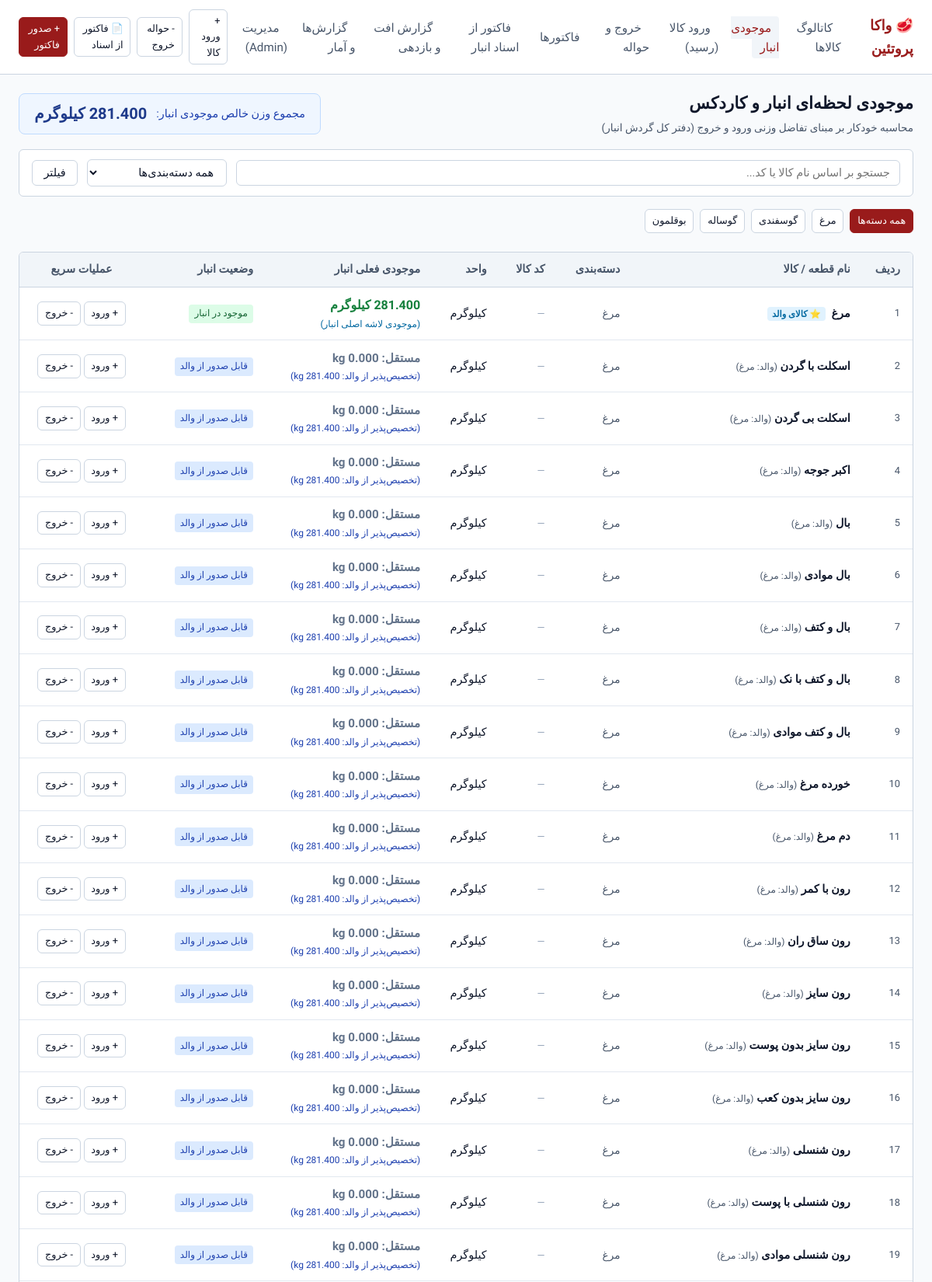
Screenshot of /inventory/ (upper part) with the database file from the repository.
### products/models.py (models this page shows, shortened)
class Category(models.Model):
    name = models.CharField(max_length=64, unique=True, verbose_name="نام دسته‌بندی")
    slug = models.SlugField(
        max_length=64,
        unique=True,
        allow_unicode=True,
        verbose_name="شناسه یکتا (اسلاگ)"
    )
    display_order = models.PositiveIntegerField(default=0, verbose_name="ترتیب نمایش")
    is_active = models.BooleanField(default=True, verbose_name="فعال")
    class Meta:
        verbose_name = "دسته‌بندی"
        verbose_name_plural = "دسته‌بندی‌ها"
        ordering = ['display_order', 'id']

class Product(models.Model):
    UNIT_CHOICES = [
        ('kg', 'کیلوگرم'),
        ('pack', 'بسته'),
        ('piece', 'عدد'),
    ]
    name = models.CharField(max_length=128, verbose_name="نام کالا")
    code = models.CharField(
        max_length=32,
        unique=True,
        null=True,
        blank=True,
        verbose_name="کد کالا (اختیاری)"
    )
    category = models.ForeignKey(
        Category,
        on_delete=models.PROTECT,
        related_name='products',
        verbose_name="دسته‌بندی"
    )
    unit = models.CharField(
        max_length=16,
        choices=UNIT_CHOICES,
        default='kg',
        verbose_name="واحد سنجش"
    )
    price_per_unit_rial = models.PositiveBigIntegerField(
        null=True,
        blank=True,
        verbose_name="قیمت پایه واحد به ریال (اختیاری)"
    )
    is_active = models.BooleanField(default=True, verbose_name="وضعیت فعال")
    description = models.TextField(blank=True, verbose_name="توضیحات قطعه")
    parent = models.ForeignKey(
        'self',
        on_delete=models.SET_NULL,
        null=True,
        blank=True,
        related_name='child_products',
        verbose_name="کالای والد (دسته‌بندی اصلی)"
    )
    is_parent = models.BooleanField(
        default=False,
        verbose_name="کالای والد است"
    )
    created_at = models.DateTimeField(auto_now_add=True, verbose_name="تاریخ ایجاد")
    updated_at = models.DateTimeField(auto_now=True, verbose_name="تاریخ ویرایش")
    class Meta:
        verbose_name = "کالا"
        verbose_name_plural = "کالاها"
        ordering = ['category', 'name']
    def get_parent(self):
        if self.is_parent:
            return self
        if self.parent_id is not None:
            if self.parent == self:
                return self
            visited = {self.id}
            curr = self.parent
            while curr is not None:
                if curr.is_parent:
                    return curr
                if curr.id in visited or curr.id == curr.parent_id:
                    break
                visited.add(curr.id)
                curr = curr.parent
            return None

### sales/views.py (the view, shortened to what this page needs)
# urls.py: path('inventory/', views.inventory_overview_view, name='inventory_overview'),
def inventory_overview_view(request):
    category_slug = request.GET.get('category', '').strip()
    query = request.GET.get('q', '').strip()
    products = Product.objects.select_related('category', 'parent').filter(is_active=True)
    if category_slug:
        products = products.filter(category__slug=category_slug)
    products = products.order_by('category__display_order', 'category__id', '-is_parent', 'name', 'id')
    stock_items = []
    total_inventory_weight = Decimal('0.000')
    for p in products:
        bal = get_product_stock_balance(p)
        avail = get_product_available_stock(p)
        stock_items.append({
            'product': p,
            'balance_kg': bal,
            'available_kg': avail,
        })
        total_inventory_weight += bal
    recent_movements = StockMovement.objects.select_related('product', 'operator').order_by('-timestamp')[:25]
    categories = Category.objects.filter(is_active=True).order_by('display_order', 'id')
    context = {
        'stock_items': stock_items,
        'total_inventory_weight': total_inventory_weight,
        'recent_movements': recent_movements,
        'categories': categories,
        'selected_category': category_slug,
        'query': query,
    }
    return render(request, 'sales/inventory.html', context)

### sales/date_utils.py (called while the page is built)
def get_tehran_tz():
    try:
        from django.conf import settings
        if settings.configured:
            return zoneinfo.ZoneInfo(getattr(settings, 'TIME_ZONE', 'Asia/Tehran'))
    except Exception:
        pass
    return zoneinfo.ZoneInfo('Asia/Tehran')

def to_persian_digits(value: Union[str, int, float]) -> str:
    if value is None:
        return ''
    return str(value).translate(PERSIAN_DIGITS_TABLE)

def to_jalali_datetime(value: Optional[datetime], fmt: str = '%Y/%m/%d - %H:%M', persian_digits: bool = True) -> str:
    if not value:
        return ''
    tz = get_tehran_tz()
    if timezone.is_aware(value):
        value = timezone.localtime(value, tz)
    else:
        value = value.replace(tzinfo=tz)
    j_dt = jdatetime.datetime.fromgregorian(datetime=value)
    formatted = j_dt.strftime(fmt)
    return to_persian_digits(formatted) if persian_digits else formatted

### sales/services.py (called while the page is built)
def get_product_independent_stock(product: Product) -> Decimal:
    if not product:
        return Decimal('0.000')
    if product.is_parent:
        return get_parent_stock_balance(product)
    in_sum = StockMovement.objects.filter(
        product=product,
        direction=StockMovementDirection.IN
    ).aggregate(total=Sum('net_weight_kg'))['total'] or Decimal('0.000')
    out_sum = StockMovement.objects.filter(
        product=product,
        direction=StockMovementDirection.OUT
    ).exclude(
        remarks__startswith=PARENT_FALLBACK_PREFIX
    ).aggregate(total=Sum('net_weight_kg'))['total'] or Decimal('0.000')
    return in_sum - out_sum

def get_parent_stock_balance(parent_product: Product) -> Decimal:
    if not parent_product:
        return Decimal('0.000')
    canonical_parent = parent_product.get_parent() or parent_product
    in_sum = StockMovement.objects.filter(
        product=canonical_parent,
        direction=StockMovementDirection.IN
    ).aggregate(total=Sum('net_weight_kg'))['total'] or Decimal('0.000')
    out_sum = StockMovement.objects.filter(
        direction=StockMovementDirection.OUT
    ).filter(
        Q(product=canonical_parent) | Q(parent_product=canonical_parent, remarks__startswith=PARENT_FALLBACK_PREFIX)
    ).aggregate(total=Sum('net_weight_kg'))['total'] or Decimal('0.000')
    return in_sum - out_sum

def get_product_stock_balance(product: Product) -> Decimal:
    if not product:
        return Decimal('0.000')
    return get_product_independent_stock(product)

### templates/sales/inventory.html (shortened to what this page needs)
{% extends "base.html" %}
{% load jalali_tags %}
{% block content %}
<div style="margin-bottom: 1.5rem;">
    <div style="display: flex; justify-content: space-between; align-items: center; margin-bottom: 1rem; flex-wrap: wrap; gap: 1rem;">
        <div>
            <h1 style="font-size: 1.35rem; font-weight: 700; color: var(--text-main);">موجودی لحظه‌ای انبار و کاردکس</h1>
            <p style="font-size: 0.85rem; color: var(--text-muted); margin-top: 0.2rem;">
                محاسبه خودکار بر مبنای تفاضل وزنی ورود و خروج (دفتر کل گردش انبار)
            </p>
        </div>
        <div style="background: #eff6ff; border: 1px solid #bfdbfe; border-radius: 8px; padding: 0.6rem 1.2rem; display: flex; align-items: center; gap: 0.75rem;">
            <span style="font-size: 0.9rem; color: #1e40af;">مجموع وزن خالص موجودی انبار:</span>
            <strong style="font-size: 1.25rem; color: #1e3a8a;" class="tabular-nums">{{ total_inventory_weight|floatformat:3 }} کیلوگرم</strong>
        </div>
    </div>
    <div style="background-color: var(--bg-surface); border: 1px solid var(--border-color); border-radius: 6px; padding: 0.75rem 1rem; margin-bottom: 1rem;">
        <form method="GET" action="{% url 'inventory_overview' %}" style="display: flex; gap: 0.75rem; align-items: center; flex-wrap: wrap;">
            <div style="flex: 1; min-width: 240px;">
                <input type="text" name="q" value="{{ query }}" placeholder="جستجو بر اساس نام کالا یا کد..." class="form-input" style="padding: 0.45rem 0.75rem;">
            </div>
            <div style="min-width: 180px;">
                <select name="category" class="form-select" style="padding: 0.45rem 0.75rem;">
                    <option value="">همه دسته‌بندی‌ها</option>
                </select>
            </div>
            <button type="submit" class="btn btn-secondary">فیلتر</button>
        </form>
    </div>
    <div style="display: flex; gap: 0.5rem; overflow-x: auto; padding-bottom: 0.5rem; margin-bottom: 1rem;">
        <a href="{% url 'inventory_overview' %}{% if query %}?q={{ query }}{% endif %}"
           class="btn btn-sm {% if not selected_category %}btn-primary{% else %}btn-secondary{% endif %}">
            همه دسته‌ها
        </a>
        {% for cat in categories %}
        <a href="{% url 'inventory_overview' %}?category={{ cat.slug }}{% if query %}&q={{ query }}{% endif %}"
           class="btn btn-sm {% if selected_category == cat.slug %}btn-primary{% else %}btn-secondary{% endif %}">
            {{ cat.name }}
        </a>
        {% endfor %}
    </div>
    <div class="table-responsive" style="margin-bottom: 2rem;">
        <table class="data-table">
            <thead>
                <tr>
                    <th style="width: 45px;">ردیف</th>
                    <th>نام قطعه / کالا</th>
                    <th>دسته‌بندی</th>
                    <th>کد کالا</th>
                    <th>واحد</th>
                    <th>موجودی فعلی انبار</th>
                    <th>وضعیت انبار</th>
                    <th style="text-align: center; width: 160px;">عملیات سریع</th>
                </tr>
            </thead>
            <tbody>
                {% for item in stock_items %}
                <tr>
                    <td class="tabular-nums" style="color: var(--text-muted); font-size: 0.8rem;">
                        {{ forloop.counter }}
                    </td>
                    <td>
                        <strong>{{ item.product.name }}</strong>
                        {% if item.product.is_parent %}
                        <span style="background: #e0f2fe; color: #0369a1; font-size: 0.72rem; padding: 2px 6px; border-radius: 4px; margin-right: 4px; font-weight: 600;">⭐ کالای والد</span>
                        {% elif item.product.parent %}
                        <span style="color: var(--text-muted); font-size: 0.75rem;">(والد: {{ item.product.parent.name }})</span>
                        {% endif %}
                    </td>
                    <td>
                        <span style="font-size: 0.85rem; color: var(--text-muted);">{{ item.product.category.name }}</span>
                    </td>
                    <td class="tabular-nums">
                        {% if item.product.code %}
                        <span style="background: var(--tag-bg); padding: 2px 6px; border-radius: 4px; font-size: 0.8rem;">{{ item.product.code }}</span>
                        {% else %}
                        <span style="color: #94a3b8; font-size: 0.8rem;">—</span>
                        {% endif %}
                    </td>
                    <td>{{ item.product.get_unit_display }}</td>
                    <td class="tabular-nums">
                        {% if item.product.is_parent %}
                        <strong style="font-size: 1rem; color: {% if item.balance_kg > 0 %}#15803d{% else %}#64748b{% endif %};">
                            {{ item.balance_kg|floatformat:3 }} کیلوگرم
                        </strong>
                        <div style="font-size: 0.75rem; color: #0369a1; margin-top: 2px;">
                            (موجودی لاشه اصلی انبار)
                        </div>
                        {% else %}
                        <div style="font-size: 0.95rem; font-weight: 700; color: {% if item.balance_kg > 0 %}#15803d{% else %}#64748b{% endif %};">
                            مستقل: {{ item.balance_kg|floatformat:3 }} kg
                        </div>
                        {% if item.available_kg > item.balance_kg %}
                        <div style="font-size: 0.75rem; color: #1e40af; margin-top: 2px;">
                            (تخصیص‌پذیر از والد: {{ item.available_kg|floatformat:3 }} kg)
                        </div>
                        {% else %}
                        <div style="font-size: 0.75rem; color: #94a3b8; margin-top: 2px;">
                            (سهمیه مازاد والد: ۰)
                        </div>
                        {% endif %}
                        {% endif %}
                    </td>
                    <td>
                        {% if item.balance_kg > 0 %}
                        <span class="status-badge status-active">موجود در انبار</span>
                        {% elif item.available_kg > 0 %}
                        <span class="status-badge" style="background-color: #dbeafe; color: #1e40af;">قابل صدور از والد</span>
                        {% else %}
                        <span class="status-badge status-inactive">عدم موجودی (صفر)</span>
                        {% endif %}
                    </td>
                    <td style="text-align: center; white-space: nowrap;">
                        <a href="{% url 'receipt_create' %}?product={{ item.product.pk }}" class="btn btn-secondary btn-sm" title="ثبت ورود برای این کالا">
                            + ورود
                        </a>
                        <a href="{% url 'issue_create' %}?product={{ item.product.pk }}" class="btn btn-secondary btn-sm" title="ثبت حواله خروج">
                            - خروج
                        </a>
                    </td>
                </tr>
                {% empty %}
                <tr>
                    <td colspan="8" style="text-align: center; padding: 2rem; color: var(--text-muted);">
                        کالایی یافت نشد.
                    </td>
                </tr>
                {% endfor %}
            </tbody>
        </table>
    </div>
</div>
{% endblock %}

### templates/base.html (style rules this page uses)
:root { --bg-canvas: #f8fafc; --bg-surface: #ffffff; --border-color: #cbd5e1; --border-subtle: #e2e8f0; --text-main: #0f172a; --text-muted: #475569; --primary: #991b1b; --primary-hover: #7f1d1d; --success: #15803d; --danger: #b91c1c; --tag-bg: #f1f5f9; }
* { box-sizing: border-box; margin: 0; padding: 0; font-family: 'Vazirmatn', -apple-system, BlinkMacSystemFont, 'Segoe UI', Roboto, sans-serif; }
body { background-color: var(--bg-canvas); color: var(--text-main); line-height: 1.6; min-height: 100vh; display: flex; flex-direction: column; }
.btn { display: inline-flex; align-items: center; justify-content: center; padding: 0.45rem 0.9rem; font-size: 0.9rem; font-weight: 500; border-radius: 6px; border: 1px solid transparent; cursor: pointer; text-decoration: none; transition: background-color 0.15s, border-color 0.15s; }
.btn-primary { background-color: var(--primary); color: #ffffff; border-color: var(--primary); }
.btn-secondary { background-color: var(--bg-surface); color: var(--text-main); border-color: var(--border-color); }
.btn-sm { padding: 0.25rem 0.55rem; font-size: 0.8rem; }
.table-responsive { overflow-x: auto; border: 1px solid var(--border-color); border-radius: 6px; background-color: var(--bg-surface); }
table.data-table { width: 100%; border-collapse: collapse; font-size: 0.9rem; text-align: right; }
table.data-table th { background-color: #f1f5f9; color: var(--text-muted); font-weight: 600; padding: 0.65rem 1rem; border-bottom: 1px solid var(--border-color); white-space: nowrap; }
table.data-table td { padding: 0.65rem 1rem; border-bottom: 1px solid var(--border-subtle); vertical-align: middle; }
.tabular-nums { font-variant-numeric: tabular-nums; font-family: inherit; }
.status-badge { display: inline-block; padding: 0.15rem 0.45rem; border-radius: 4px; font-size: 0.75rem; font-weight: 500; }
.status-active { background-color: #dcfce7; color: #166534; }
.form-input, .form-select, .form-textarea { width: 100%; padding: 0.5rem 0.75rem; font-size: 0.9rem; border: 1px solid var(--border-color); border-radius: 6px; background-color: var(--bg-surface); color: var(--text-main); outline: none; transition: border-color 0.15s; }

### rows the page displays
Category: name "مرغ"
Category: name "گوسفندی"
Category: name "گوساله"
Category: name "بوقلمون"
Product: product.name "مرغ", is_parent "⭐ کالای والد", product.category.name "مرغ", product.unit "کیلوگرم", balance_kg "281.400", shows "موجود در انبار"
Product: product.name "اسکلت با گردن", product.parent.name "مرغ", product.category.name "مرغ", product.unit "کیلوگرم", available_kg "281.400", shows "قابل صدور از والد"
Product: product.name "اسکلت بی گردن", product.parent.name "مرغ", product.category.name "مرغ", product.unit "کیلوگرم", available_kg "281.400", shows "قابل صدور از والد"
Product: product.name "اکبر جوجه", product.parent.name "مرغ", product.category.name "مرغ", product.unit "کیلوگرم", available_kg "281.400", shows "قابل صدور از والد"
Product: product.name "بال", product.parent.name "مرغ", product.category.name "مرغ", product.unit "کیلوگرم", available_kg "281.400", shows "قابل صدور از والد"
Product: product.name "بال موادی", product.parent.name "مرغ", product.category.name "مرغ", product.unit "کیلوگرم", available_kg "281.400", shows "قابل صدور از والد"
Product: product.name "بال و کتف", product.parent.name "مرغ", product.category.name "مرغ", product.unit "کیلوگرم", available_kg "281.400", shows "قابل صدور از والد"
Product: product.name "بال و کتف با نک", product.parent.name "مرغ", product.category.name "مرغ", product.unit "کیلوگرم", available_kg "281.400", shows "قابل صدور از والد"
Product: product.name "بال و کتف موادی", product.parent.name "مرغ", product.category.name "مرغ", product.unit "کیلوگرم", available_kg "281.400", shows "قابل صدور از والد"
Product: product.name "خورده مرغ", product.parent.name "مرغ", product.category.name "مرغ", product.unit "کیلوگرم", available_kg "281.400", shows "قابل صدور از والد"
Product: product.name "دم مرغ", product.parent.name "مرغ", product.category.name "مرغ", product.unit "کیلوگرم", available_kg "281.400", shows "قابل صدور از والد"
Product: product.name "رون با کمر", product.parent.name "مرغ", product.category.name "مرغ", product.unit "کیلوگرم", available_kg "281.400", shows "قابل صدور از والد"
Product: product.name "رون ساق ران", product.parent.name "مرغ", product.category.name "مرغ", product.unit "کیلوگرم", available_kg "281.400", shows "قابل صدور از والد"
Product: product.name "رون سایز", product.parent.name "مرغ", product.category.name "مرغ", product.unit "کیلوگرم", available_kg "281.400", shows "قابل صدور از والد"
Product: product.name "رون سایز بدون پوست", product.parent.name "مرغ", product.category.name "مرغ", product.unit "کیلوگرم", available_kg "281.400", shows "قابل صدور از والد"
Product: product.name "رون سایز بدون کعب", product.parent.name "مرغ", product.category.name "مرغ", product.unit "کیلوگرم", available_kg "281.400", shows "قابل صدور از والد"
Product: product.name "رون شنسلی", product.parent.name "مرغ", product.category.name "مرغ", product.unit "کیلوگرم", available_kg "281.400", shows "قابل صدور از والد"
Product: product.name "رون شنسلی با پوست", product.parent.name "مرغ", product.category.name "مرغ", product.unit "کیلوگرم", available_kg "281.400", shows "قابل صدور از والد"
Product: product.name "رون شنسلی موادی", product.parent.name "مرغ", product.category.name "مرغ", product.unit "کیلوگرم", available_kg "281.400", shows "قابل صدور از والد"

### other values shown
{{ total_inventory_weight|floatformat:3 }} "281.400"
